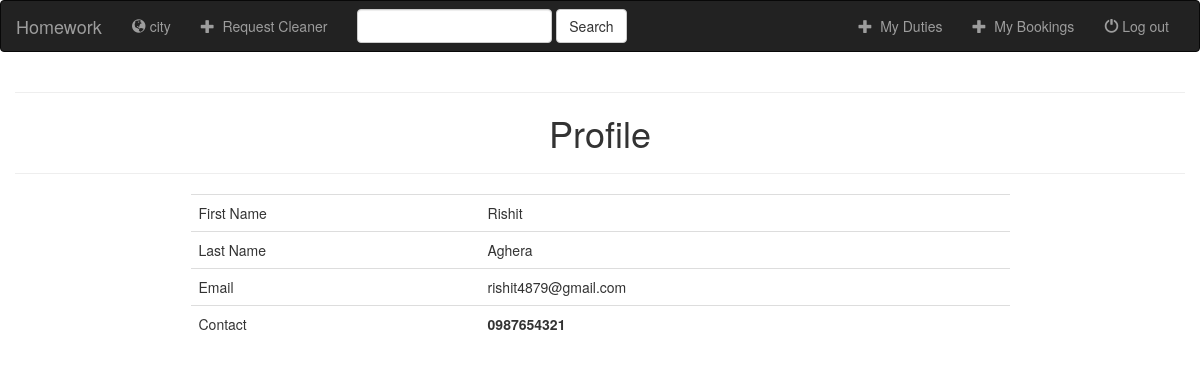
The app's page /profile/2/ with its own data.
### registration/models.py (models this page shows, shortened)
class User(AbstractUser):
    username = models.CharField(max_length=10,unique=False) #bydefault usernname is unique
    contact = models.CharField('Contact',max_length=10,unique=True)
    first_name = models.CharField('first_name',max_length=30,blank=True)
    last_name = models.CharField('Last_name',max_length=30,blank=True)
    is_cleaner =models.BooleanField('cleaner',default=False)
    USERNAME_FIELD = 'contact'
    REQUIRED_FIELDS = ['username']

### registration/views.py (the view)
# urls.py: path('profile/<int:pk>/',ProfileView.as_view(),name="profile"),
class ProfileView(generic.DetailView):
    model=User
    template_name = 'registration/profile.html'
    extra_context = {'form':CleanerRegistrationForm()}

### registration/forms.py
class CleanerRegistrationForm(forms.ModelForm):
    city=forms.ModelChoiceField(label='select city',queryset=City.objects.all())
    class Meta:
        model=Cleaner
        fields=('city',)

### registration/models.py (called while the page is built)
    def __str__(self):
        return self.city_name

### registration/templates/registration/profile.html (shortened to what this page needs)
{% extends 'registration/base.html' %}
{% block body %}
<div class="col-md-12">
    <center>
<hr>
<h1>Profile</h1>
<hr>
<table class="table table-hover" style="width:70%;">
        <tr>
            <td>First Name</td>
            <td>{{ object.first_name }}</td>
        </tr>
        <tr>
            <td>Last Name</td>
            <td>{{ object.last_name }}</td>
        </tr>
        <tr>
            <td>Email</td>
            <td>{{ object.email }}</td>
        </tr>
        <tr>
            <td>Contact</td>
            <td style="font-weight:bold;">{{ object.contact}}</td>
        </tr>
</table>
</div>
{% endblock %}

### records on screen
User: first_name "Rishit", last_name "Aghera", email "rishit4879@gmail.com", contact "0987654321"
